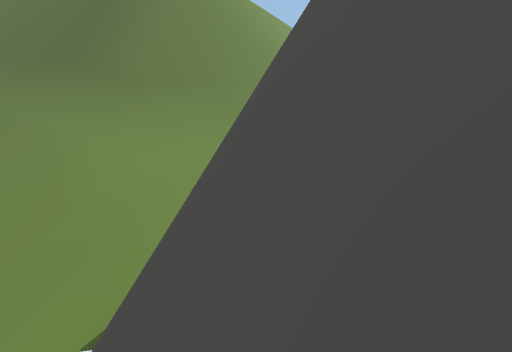
View 1 (above)

17 first-person views from a walk through a 3-D level made in the Unity game engine. The camera is 1.5 m above the floor, tilts 6° down and sees 75° across. The floor is counted in squares, 2 m on a side. Each view is taken from the middle of a square. On the plan, view 1 faces up. The plan holds only what a view shows up to about 11 squares ahead; the rest is blank. The place goes on beyond the plan.

View 2
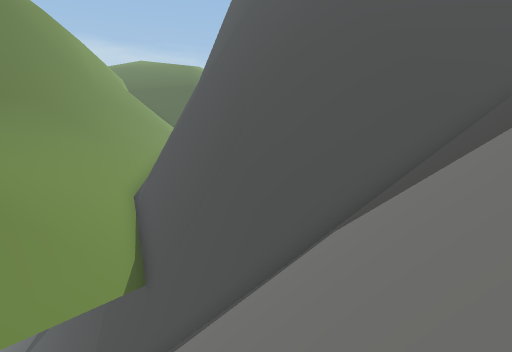

View 3
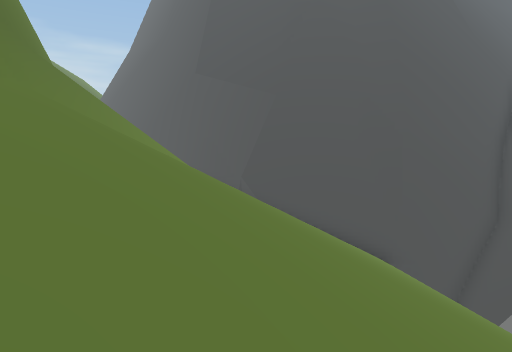

View 4
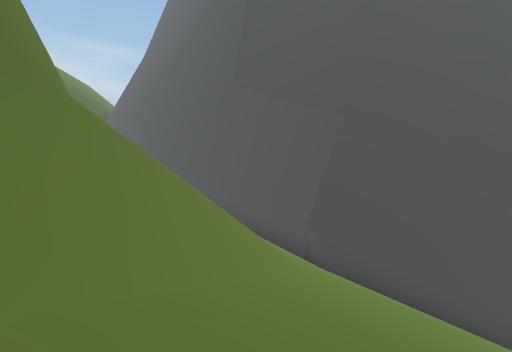

View 5
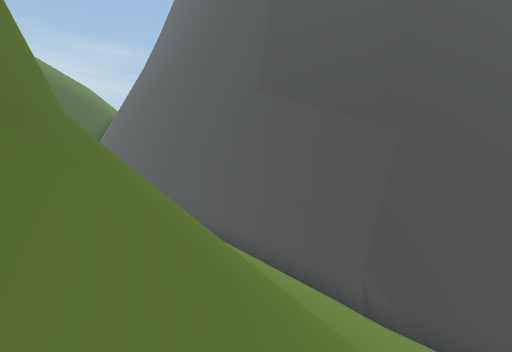

View 6
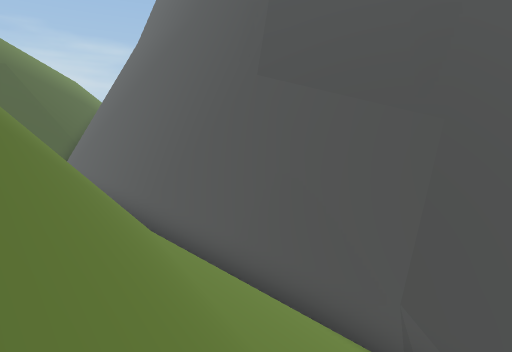

View 7
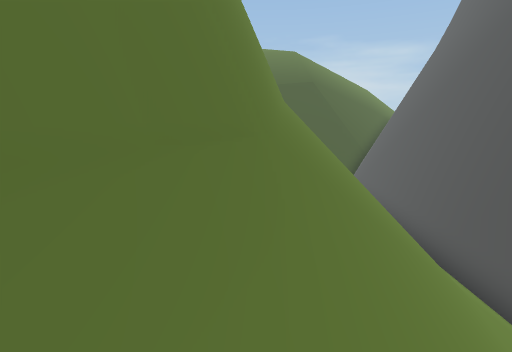

View 8
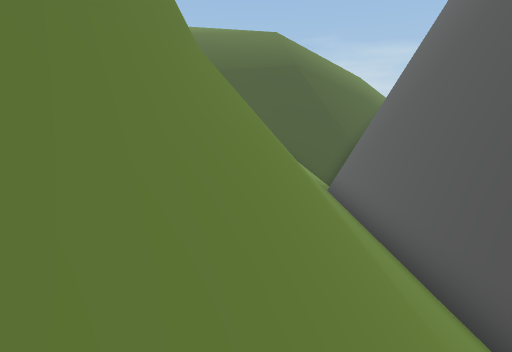

View 9
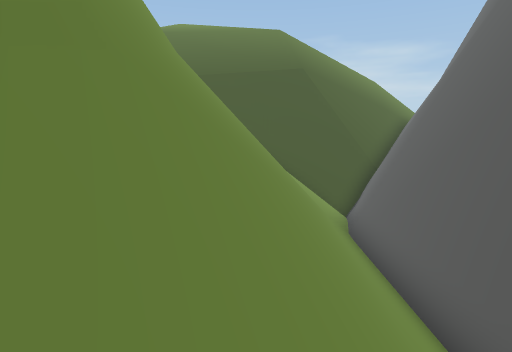

View 10
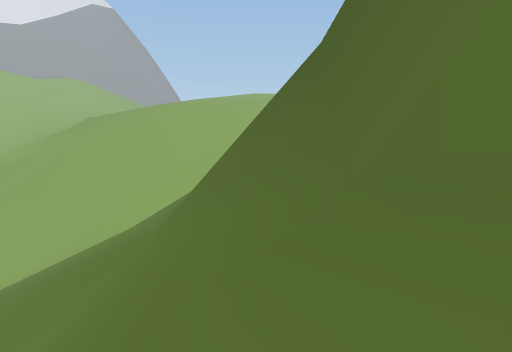

View 11
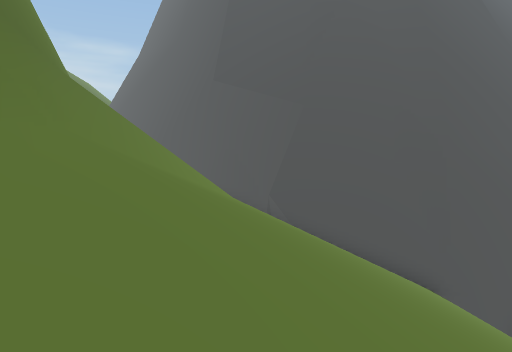

View 12
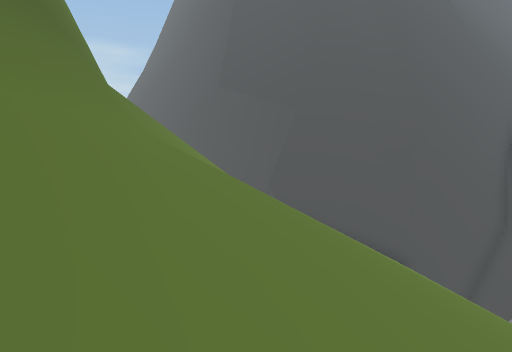

View 13
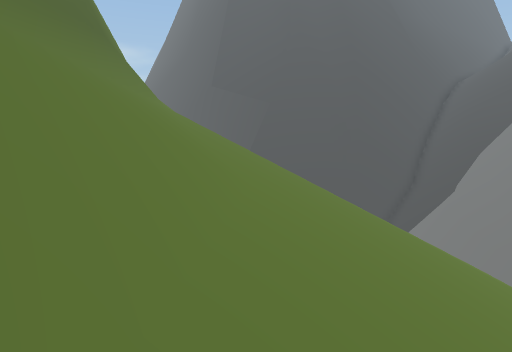

View 14
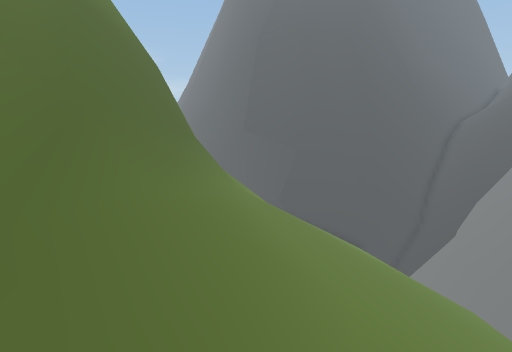

View 15
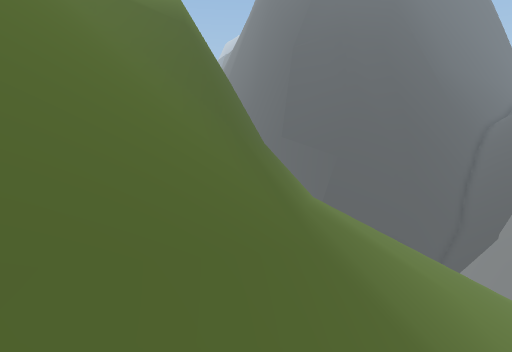

View 16
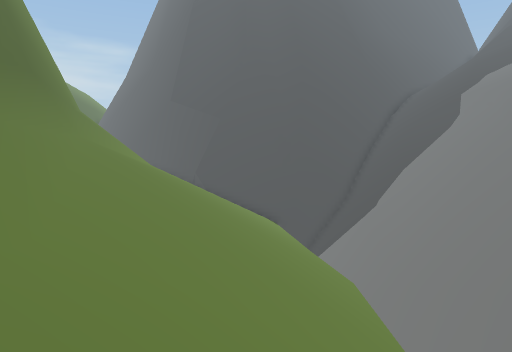

View 17
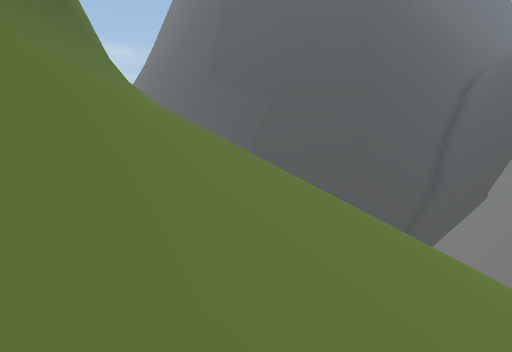

### Floor plan
Key: @ floor where view 1 was taken; # wall or solid block; / step, stairs or slope; = window, fence, low wall or low ledge; ^ raised ledge; v drop or lower ground.
Columns run from 22 left of view 1 to 8 right of it. Each row starts with its distance up from view 1.
 22                           v=vv
 21                          vvvv #
 20                          v  ###
 19                         ####
 18                        #####=
 17      //#v///          #/v##/#
 16   //////#vvvv       ^#//##//#
 15  ###////##vvv      ##///#//##
 14 ///#///#=##     ###///////##
 13   /////##########////////##
 12    /////////###/////////##
 11  /  ///////////////////##
 10      //////////////////#
  9     //////////////////##
  8       ////////////////#
  7       ///////////////##
  6    /   //////////////#
  5         ////////////##
  4         /////// ///###
  3          /////    //###
  2            //////////###
  1            //////////=###
  0            ////   ////@###
 -1            ////  ///////###
 -2              //  ////// /##
 -3                 ////

Where each view was taken, in squares from view 1:
view 1: 0 up, 0 right, facing up
view 2: 3 down, 6 left, facing up-right
view 3: 9 up, 12 left, facing right
view 4: 11 up, 9 left, facing right
view 5: 12 up, 7 left, facing right
view 6: 12 up, 5 left, facing right
view 7: 13 up, 4 left, facing up-right
view 8: 14 up, 1 left, facing up-right
view 9: 16 up, 1 right, facing up-right
view 10: 13 up, 4 left, facing left
view 11: 10 up, 11 left, facing right
view 12: 10 up, 13 left, facing right
view 13: 9 up, 18 left, facing right
view 14: 11 up, 21 left, facing right
view 15: 14 up, 22 left, facing right
view 16: 6 up, 19 left, facing right
view 17: 9 up, 16 left, facing right
